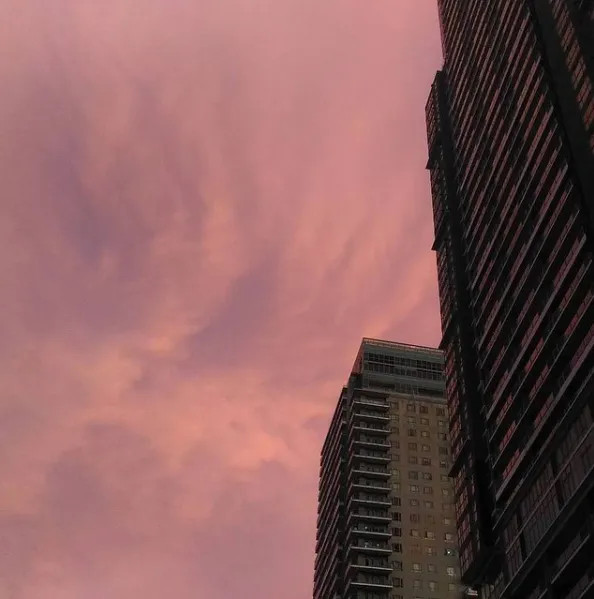
#> input picture Imagens/Predio.jpg, 594 x 599 px, found by its file name
$ python 'Aplicação da Decomposição de Canais - Exemplo 3 - Versão 1.0.0.py'
#> lines starting #> are read from the running program, lines starting #| are printed output that depends on the picture; long printed decimals are rounded
#
########################################################################
# Importação das Bibliotecas Necessárias
########################################################################
#
import numpy as np
import matplotlib.pyplot as plt
import pandas as pd
from skimage.io import imshow, imread
from skimage.util import img_as_ubyte
from pathlib import Path
import os

#
########################################################################
# Funções de Apoio
########################################################################
#
def LimpaTerminal ():
    if os.name == "nt":
       _ = os.system( "cls" )
    else:
      _ = os.system( "clear ")
    return ()

def EstatisticaCanal (imgImagem):
    dfCor = []
    for iAux in range(0, 3):
        CorMaxima =np.max(imgImagem[:,:,iAux])
        CorMedia = np.mean(imgImagem[:,:,iAux])
        CorMediana = np.median(imgImagem[:,:,iAux])
        Percentil90 = np.percentile(imgImagem[:,:,iAux], 90, axis=(0,1))
        Percentil95 = np.percentile(imgImagem[:,:,iAux], 95, axis=(0,1))
        Percentil99 = np.percentile(imgImagem[:,:,iAux], 99, axis=(0,1))

        Linha = (CorMaxima, CorMedia, CorMediana, Percentil90, Percentil95, Percentil99)
        dfCor.append(Linha)

    dfResultado = pd.DataFrame (
                                dfCor,
                                index = ["Vermelho", "Verde", "Azul"],
                                columns = ["Maximo", "Media", "Mediana", "Percentil_90","Percentil_95", "Percentil_99"]
                               )
    return (dfResultado)


def AjustePercentil (imgImagem):
    Figura, Grafico = plt.subplots(2, 3)
    Vermelho = 99.75
    parameter_matrix =  [
                            [Vermelho] + [99]*3,
                            [Vermelho] + [95]*3,
                            [Vermelho] + [90]*3,
                            [Vermelho] + [85]*3,
                            [Vermelho] + [80]*3
                        ]

    Grafico[0][0].imshow(imgImagem)
    Grafico[0][0].set_title("Original", fontsize = 11)

    Grafico[0][1].set_title(f"Vermelho : {Vermelho}, Outros : {parameter_matrix[0][1]}", fontsize = 11)
    Grafico[0][1].imshow    (
                                img_as_ubyte
                                (
                                    (
                                        imgImagem /
                                        [
                                            np.percentile(imgImagem[:,:,i], parameter_matrix[0][i], axis=(0, 1)) for i in range(0, 3)
                                        ]
                                    ).clip(0,1)
                                )
                            )

    Grafico[0][2].set_title(f"Vermelho : {Vermelho}, Outros : {parameter_matrix[1][1]}", fontsize = 11)
    Grafico[0][2].imshow    (
                                img_as_ubyte
                                (
                                    (
                                        imgImagem /
                                        [
                                            np.percentile(imgImagem[:,:,i], parameter_matrix[1][i], axis=(0, 1)) for i in range(0, 3)
                                        ]
                                    ).clip(0,1)
                                )
                            )

    Grafico[1][0].set_title(f"Vermelho : {Vermelho}, Outros : {parameter_matrix[2][1]}", fontsize = 11)
    Grafico[1][0].imshow    (
                                img_as_ubyte
                                (
                                    (
                                        imgImagem /
                                        [
                                            np.percentile(imgImagem[:,:,i],parameter_matrix[2][i], axis=(0, 1)) for i in range(0, 3)
                                        ]
                                    ).clip(0,1)
                                )
                            )

    Grafico[1][1].set_title(f"Vermelho : {Vermelho}, Outros : {parameter_matrix[3][1]}", fontsize = 11)
    Grafico[1][1].imshow    (
                                img_as_ubyte
                                (
                                    (
                                        imgImagem /
                                        [
                                            np.percentile(imgImagem[:,:,i],parameter_matrix[3][i], axis=(0, 1)) for i in range(0, 3)
                                        ]
                                    ).clip(0,1)
                                )
                            )

    Grafico[1][2].set_title(f"Vermelho : {Vermelho}, Outros : {parameter_matrix[4][1]}", fontsize = 11)
    Grafico[1][2].imshow    (
                                img_as_ubyte
                                (
                                    (
                                        imgImagem /
                                        [
                                            np.percentile(imgImagem[:,:,i],parameter_matrix[4][i], axis=(0, 1)) for i in range(0, 3)
                                        ]
                                    ).clip(0,1)
                                )
                            )

    Figura.tight_layout()
    plt.show ()
    return ()

def AjusteMediaMediana (imgImagem):
    Figura, Grafico = plt.subplots(2, 2)

    Grafico[0][0].imshow(imgImagem )
    Grafico[0][0].set_title("Imagem Original", fontsize = 11)

    Grafico[0][1].imshow(img_as_ubyte((imgImagem / np.mean(imgImagem)).clip(0,1)))
    Grafico[0][1].set_title("Ajustada pela Média", fontsize = 11)

    Grafico[1][0].imshow(img_as_ubyte((imgImagem/ np.median(imgImagem)).clip(0,1)))
    Grafico[1][0].set_title("Ajustada pela Mediana", fontsize = 11)

    Grafico[1][1].imshow(img_as_ubyte((imgImagem/ np.max(imgImagem)).clip(0, 1)))
    Grafico[1][1].set_title("Ajustada pelo Máximo", fontsize = 11)

    Figura.tight_layout()
    plt.show ()
    return ()

def ReduzindoVermelho (imgImagem):

    Figura, Grafico = plt.subplots(1, 3)
    Grafico[0].imshow(imgImagem)
    Grafico[0].set_title("Original", fontsize = 11)

    Grafico[1].set_title("Vermelho : Max, Outros : Média", fontsize = 11)
    Grafico[1].imshow   (
                            img_as_ubyte
                            (
                                (
                                    imgImagem /
                                    [
                                        np.max(imgImagem[:,:,0]),
                                        np.mean(imgImagem[:,:,1]),
                                        np.mean(imgImagem[:,:,2])
                                    ]
                                ).clip(0, 1)
                            )
                        )

    Grafico[2].set_title("Vermelho : Max, Outros : Mediana", fontsize = 11)
    Grafico[2].imshow   (
                            img_as_ubyte
                            (
                                (
                                    imgImagem /
                                    [
                                        np.max(imgImagem[:,:,0]),
                                        np.median(imgImagem[:,:,1]),
                                        np.median(imgImagem[:,:,2])
                                    ]
                                ).clip(0, 1)
                            )
                        )

    Figura.tight_layout()
    plt.show ()
    return ()

#
########################################################################
# Definições Gerais
########################################################################
#
NomeImagem  = "Predio.jpg"
dirRaiz = Path.home()
dirBase = "/home/asoares/Insync/alexandre.asoares@gmail.com/OneDrive/Atividades/LocalCV"
dirImagem = "Imagens"
dirCaminhoImagem = str(Path(dirRaiz, dirBase, dirImagem, NomeImagem))

#
########################################################################
# Lendo a Imagem
########################################################################
#
try:
  imgBase = imread(dirCaminhoImagem)
#> imgBase is the input picture: shape (599, 594, 3); mean R, G, B 134.6, 92.8, 92.9
except:
    os.system ("clear")
    print( "Não Foi Localizada a Imagem : ", NomeImagem)
    exit ()

#
########################################################################
# Mostrando a Imagem nos Diferentes Canais
########################################################################
#
rgbLista = ["Reds","Greens","Blues"]
rgbTitulo = ["Canal Vermelho", "Canal Verde", "Canal Azul"]
Figura, Grafico = plt.subplots (1, 3)

for iAux in range(3):
    Grafico[iAux].imshow(imgBase[:,:,iAux], cmap = rgbLista[iAux])
    Grafico[iAux].set_title(rgbTitulo[iAux], fontsize = 11)

plt.tight_layout()
plt.show ()
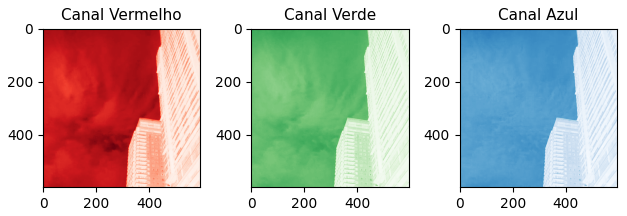
#> figure drawn by matplotlib, 3 panels

#
########################################################################
# Identifica Qual o Canal Predominante
########################################################################
#
dfResultado = EstatisticaCanal (imgBase)
#> the loop in EstatisticaCanal, `for iAux in range(0, 3):` made 3 passes
#> (CorMaxima, CorMedia, CorMediana, Percentil90, Percentil95, Percentil99) on passes 1 to 3: (235, 134.6, 174, 202, 206, 215), (230, 92.83, 119, 137, 141, 146), (218, 92.88, 121, 136, 140, 146)
#> after the loop in EstatisticaCanal, `for iAux in range(0, 3):`: dfCor = [(235, 134.6, 174, 202, 206, 215), (230, 92.83, 119, 137, 141, 146), (218, 92.88, 121, 136, 140, 146)]
#> in EstatisticaCanal, `dfResultado = pd.DataFrame ( dfCor, index = ["Vermelho", "Verde", "Azu..`: dfResultado = table of 3 rows and 6 columns
#> dfResultado = table of 3 rows and 6 columns
LimpaTerminal ()
print (dfResultado)
#|           Maximo       Media  Mediana  Percentil_90  Percentil_95  Percentil_99
#| Vermelho     235  134.631    174.0         202.0         206.0         215.0
#| Verde        230   92.828    119.0         137.0         141.0         146.0
#| Azul         218   92.876    121.0         136.0         140.0         146.0

#
########################################################################
# Ajusta os Pontos pela Média e Mediana
########################################################################
#
AjusteMediaMediana (imgBase)
#> in AjusteMediaMediana, `plt.show ()`:
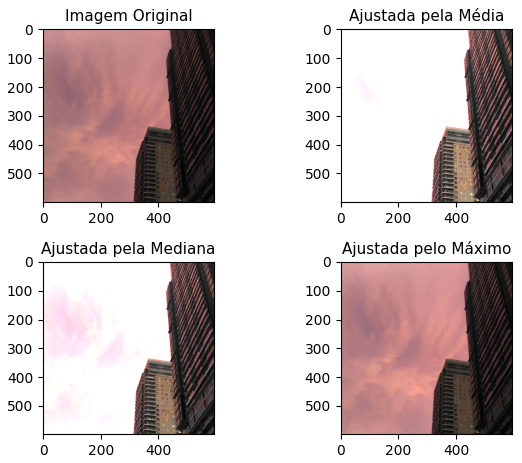
#> figure drawn by matplotlib, 4 panels

#
########################################################################
# Reduzindo Vermelho
########################################################################
#
ReduzindoVermelho (imgBase)
#> in ReduzindoVermelho, `plt.show ()`:
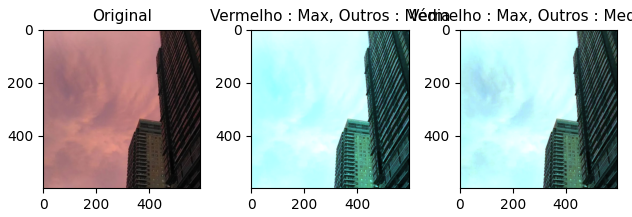
#> figure drawn by matplotlib, 3 panels

#
########################################################################
# Aplica a Correção
########################################################################
#
AjustePercentil (imgBase)
#> in AjustePercentil, `plt.show ()`:
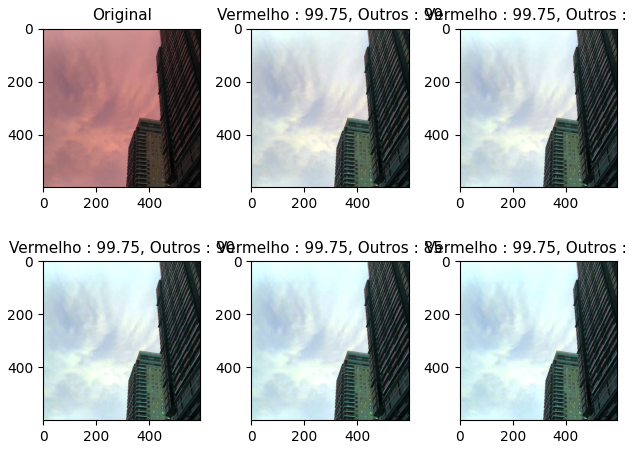
#> figure drawn by matplotlib, 6 panels

########################################################################
# FIM DO PROGRAMA
########################################################################
